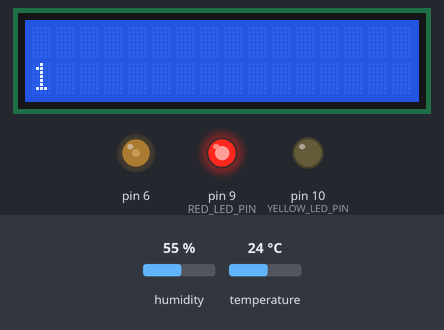
Recording of a sketch running on a simulated Arduino Uno, built with avr-gcc and run on an emulated ATmega328P. On the bench: 16×2 character LCD, output pins drawn as LEDs (lit = HIGH). The inputs (shaded band) are chosen by the test bench; at power-on: humidity 55 %, temperature 24 °C. Pins used as bus, display or sensor lines are not drawn.

Above: at 1.2 s.
1.3 s: humidity set to 58 %
At 2.5 s:
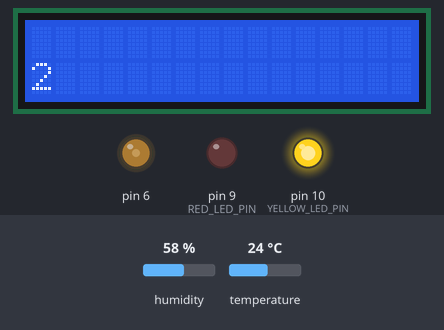
4.3 s: temperature set to 29 °C
6.5 s: temperature set to 32 °C
At 7.8 s:
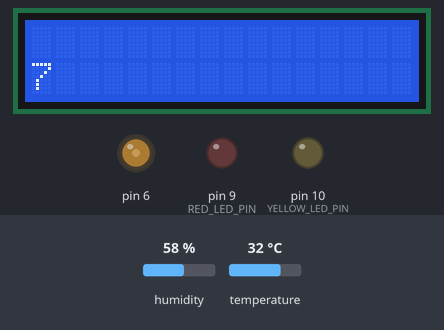
Timing chart, 0 to 9.5 s (numbered marks = the images above; inputs shaded):
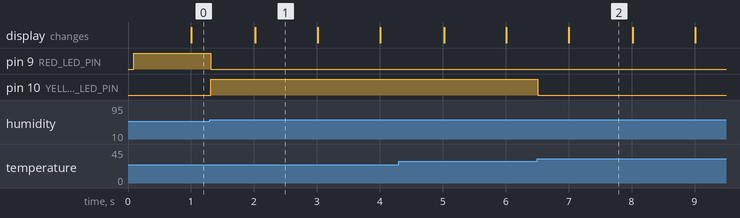

Measured:
- the behaviour switches between 56 and 57 % on humidity (found by bisection; images 0 and 1)
- the behaviour switches between 30 and 31 °C on temperature (found by bisection; images 1 and 2)
- after the input at 1.3 s, pin 9 (RED_LED_PIN): HIGH → LOW at once; pin 10 (YELLOW_LED_PIN): LOW → HIGH at once
- after the input at 6.5 s, pin 10 (YELLOW_LED_PIN): HIGH → LOW at once
- what the display in image 1 shows lasts 1.0 s, from 2.0 s to 3.0 s

The sketch:

tugas1.ino
```cpp
#include <dht11.h>

#include <LiquidCrystal.h>

#define DHT11_PIN 8
#define RED_LED_PIN 9
#define YELLOW_LED_PIN 10
#define GREEN_LED_PIN 11

dht11 DHT11;
LiquidCrystal lcd(12, 11, 5, 4, 3, 2);

void setup()
{
  // put your setup code here, to run once:
  // Serial.begin(1200);

  lcd.begin(16, 2);
  analogWrite(6, 75);
  lcd.clear();

  pinMode(RED_LED_PIN, OUTPUT);
  pinMode(YELLOW_LED_PIN, OUTPUT);
  pinMode(GREEN_LED_PIN, OUTPUT);
}

void loop()
{
  // put your main code here, to run repeatedly:
  int chk = DHT11.read(DHT11_PIN);
  // Serial.println((float) DHT11.temperature);
  // Serial.println((float) DHT11.humidity);

  float temp = (float)DHT11.temperature;
  float humid = (float)DHT11.humidity;

  float tempThreshold = 31.0;
  float humidThreshold = 57.0;

  if (temp >= tempThreshold && humid >= humidThreshold)
  {
    digitalWrite(GREEN_LED_PIN, HIGH);
    digitalWrite(YELLOW_LED_PIN, LOW);
    digitalWrite(RED_LED_PIN, LOW);
  }
  else if (temp >= tempThreshold || humid >= humidThreshold)
  {
    digitalWrite(GREEN_LED_PIN, LOW);
    digitalWrite(YELLOW_LED_PIN, HIGH);
    digitalWrite(RED_LED_PIN, LOW);
  }
  else
  {
    digitalWrite(GREEN_LED_PIN, LOW);
    digitalWrite(YELLOW_LED_PIN, LOW);
    digitalWrite(RED_LED_PIN, HIGH);
  }

  lcd.setCursor(0, 1);
  // print the number of seconds since reset:
  lcd.print(millis() / 1000);
}
```
